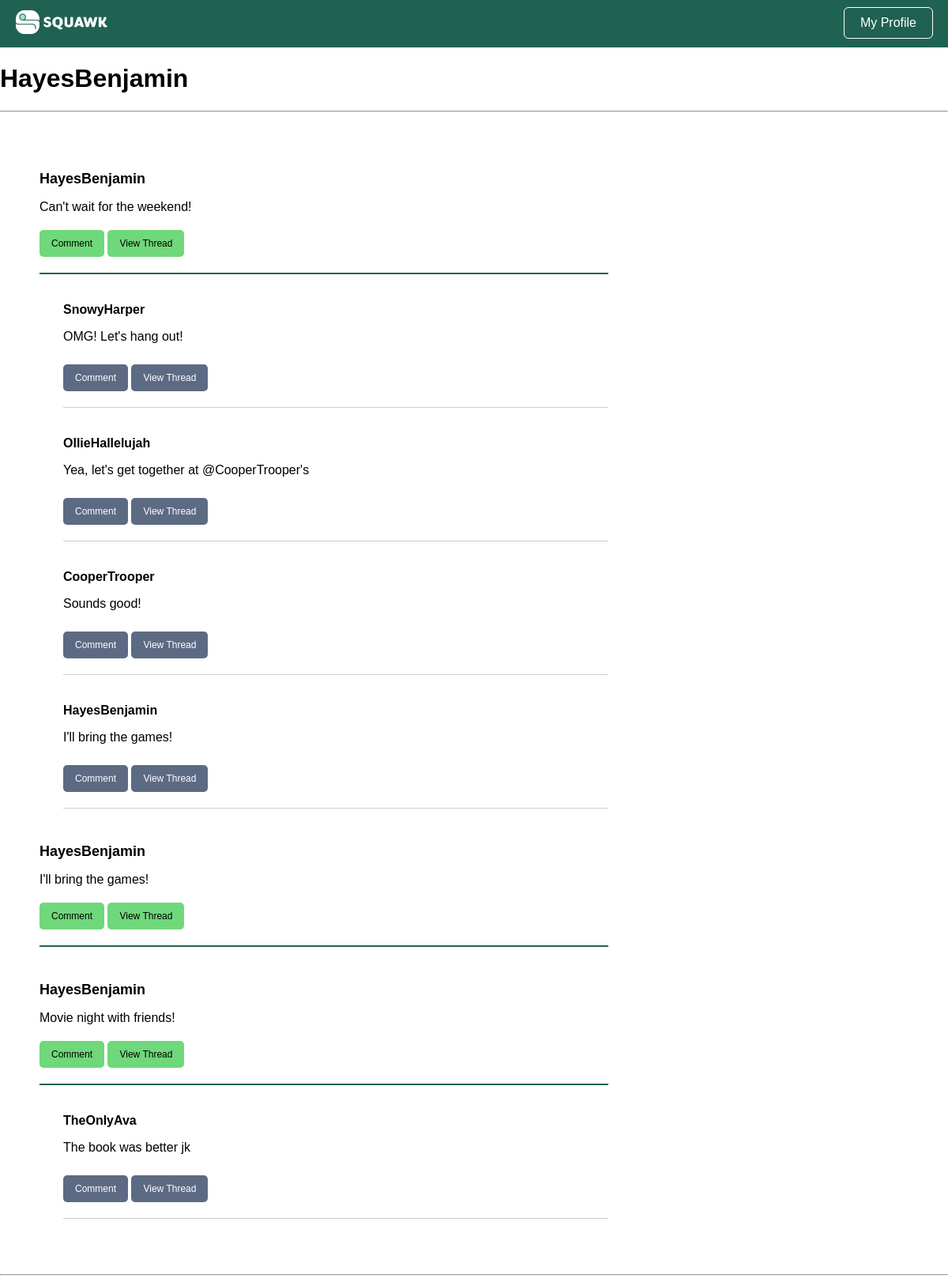
/user/261 (signed in), run on the app's committed database.
### tables this page shows
CREATE TABLE users (
  user_id INTEGER PRIMARY KEY AUTOINCREMENT,
  username VARCHAR NOT NULL,
  password VARCHAR NOT NULL,
  is_admin BOOLEAN NOT NULL
);

CREATE TABLE squawks (
  squawk_id INTEGER PRIMARY KEY AUTOINCREMENT,
  content VARCHAR NOT NULL,
  is_reply_to INT,
  user_id INT,
  created TIMESTAMP NOT NULL DEFAULT CURRENT_TIMESTAMP
);

### user_controller.py (the view)
def user(user_id):
  current_user = session['user_id']
  squawks = []
  username = us.get_user(user_id).username
  last10 = ss.get_last(10,user_id)
  for i in last10:
    thread = ts.get_thread(i.squawk_id)
    thread_users = [us.get_user(squawk.user_id).username for squawk in thread]
    thread_info = list(zip(thread, thread_users))
    user = us.get_user(i.user_id).username
    squawks.append((i, user, thread_info))
  return render_template('user.html', username=username, squawks=squawks, user_id=current_user)

### bl/squawk_service.py (called while the page is built)
  def get_last(self, total, user_id):
    if user_id != -1:
      squawks = self.squawkDAO.getall_from(user_id)
    else:
      squawks = self.squawkDAO.getall_super()
    return squawks[:total]

### bl/thread_service.py (called while the page is built)
  def get_thread(self, squawk_id):
    squawk = self.squawkDAO.get(squawk_id)
    if not squawk:
      return []
    thread = self._get_replies(squawk_id)
    return thread

  def _get_replies(self, squawk_id):
    replies = []
    squawks = self.squawkDAO.getall()
    for x in squawks:
      if x.is_reply_to == squawk_id:
        replies.append(x)
    return replies

### bl/user_service.py (called while the page is built)
  def get_user(self, user_id):
    user = self.userDAO.get(user_id)
    return user

### dl/squawk_dao.py (called while the page is built)
  def get(self, squawkID):
    query = "SELECT * FROM squawks WHERE squawk_id = ?"
    result = self.DB.run_query(query, (squawkID, ))
    try:
      data = result.fetchone()
      squawk = Squawk(data)
      return squawk
    except:
      return None

  def getall(self):
    query = "SELECT * FROM squawks ORDER BY created DESC"
    result = self.DB.run_query(query)
    try:
      data_list = result.fetchall()
      squawks = []
      for data in data_list:
        squawk = Squawk(data)#['squawk_id'], data['content'], data['is_reply_to'], data['user_id'], data['created'])
        squawks.append(squawk)
      return squawks
    except:
      return None

  def getall_from(self, user_id):
    query = "SELECT * FROM squawks WHERE user_id = ? ORDER BY created DESC"
    result = self.DB.run_query(query, (user_id, ))
    try:
      data_list = result.fetchall()
      squawks = []
      for data in data_list:
        squawk = Squawk(data)#['squawk_id'], data['content'], data['is_reply_to'], data['user_id'], data['created'])
        squawks.append(squawk)
      return squawks
    except:
      return None

### dl/user_dao.py (called while the page is built)
  def get(self, userID):
    query = "SELECT * FROM users WHERE user_id = ?"
    result = self.DB.run_query(query, (userID, ))
    try:
      data = result.fetchone()
      user = User(data)
      return user
    except:
      return None

### utils/database.py (called while the page is built)
  def run_query(self, query, parameters=None):
    try:
      cursor = self.connection.cursor()
      if parameters:
        cursor.execute(query, parameters)
      else:
        cursor.execute(query)
      self.connection.commit()
      return cursor
    except Exception as e:
      print(f"Error running query: {e}")
      return None

### templates/user.html (shortened to what this page needs)
<!DOCTYPE html>
<html>
  <head>
    <link rel="stylesheet" href="{{ url_for('static', filename='squawk_basic.css') }}" />
    <link rel="stylesheet" href="{{ url_for('static', filename='squawk_render.css') }}" />
  </head>
  <body>
    <div class="navbar">
      <a href="{{url_for('home')}}"><img src="{{ url_for('static', filename='img/squawk_long.png') }}" alt="Squawk Logo" class="logo"></a>
      <a href="{{ url_for('user', user_id=user_id) }}"><button class="login-button">My Profile</button></a>
    </div>
    <h1 class="user-header">{{username}}</h1>
    <hr>
    <div class="board">
      {% for squawk, user, thread_info in squawks %}
      <div class="squawk">
        <h4>
          <a href="{{url_for('user', user_id=squawk.user_id)}}"> {{user}} </a>
        </h4>
        <p> {{squawk.content}} </p>
        <a href="{{ url_for('comment', is_reply_to=squawk.squawk_id) }}"><button id="{{squawk.squawk_id}}">Comment</button></a>
        <a href="{{ url_for('thread', squawk_id=squawk.squawk_id) }}"><button id="{{squawk.squawk_id}}">View Thread</button></a>
      </div>
      {% for thread, t_user in thread_info %}
      <div class="thread">
        <div class="comment">
          <p class="username">
            <a href="{{url_for('user', user_id=thread.user_id)}}"> {{t_user}} </a>
          </p>
          <p> {{thread.content}} </p>
          <a href="{{ url_for('comment', is_reply_to=thread.squawk_id) }}"><button id="{{thread.squawk_id}}">Comment</button></a>
          <a href="{{ url_for('thread', squawk_id=thread.squawk_id) }}"><button id="{{thread.squawk_id}}">View Thread</button></a>
        </div>
      </div>
      {% endfor %}
      {% endfor %}
    </div>
    <hr>
  </body>
</html>

### static/squawk_basic.css (style rules this page uses)
body { font-family: Arial, sans-serif; margin: 0; padding: 0; }
a { color: #2660A4 }
.login-button { background-color: transparent; border-radius: 5px; color: white; cursor: pointer; font-size: 16px; margin-right: 10px; outline: 1px solid white; padding: 10px 20px; }
.navbar { background-color: #206252; padding: 10px; display: flex; justify-content: space-between; }
.navbar button { background-color: transparent; border: none; color: white; cursor: pointer; font-size: 16px; margin-bottom: 2px; margin-right: 10px; }
.navbar .logo { height: 30px; margin-left: 10px; margin-top: 3px; }

### static/squawk_render.css (style rules this page uses)
.board { display: flex; flex-direction: column; justify-content: center; margin: 50px; width: 60vw; }
.board a { color: inherit; text-decoration: none; }
.squawk { border-bottom: 2px solid #206252; margin-bottom: 20px; }
.squawk h4 { font-size: 18px; margin-bottom: 10px; }
.squawk p { font-size: 16px; margin-bottom: 10px; }
.squawk button { background-color: #6FD87B; border: none; border-radius: 5px; color: black; cursor: pointer; font-size: 12px; margin-bottom: 20px; margin-top: 10px; padding: 10px 15px; }
.thread { margin-bottom: 10px; margin-left: 30px; }
.thread button { background-color: #5D6A83; border: none; border-radius: 5px; color: white; cursor: pointer; font-size: 12px; margin-bottom: 20px; margin-top: 10px; padding: 10px 15px; }
.thread .comment { border-bottom: 1px solid #CCC; font-size: 16px; margin-bottom: 10px; }
.thread .comment .username { font-weight: bold; }

### data on the page
users: username "HayesBenjamin", content "Can't wait for the weekend!", content "I'll bring the games!", content "Movie night with friends!"
users: username "SnowyHarper", content "OMG! Let's hang out!"
users: username "OllieHallelujah", content "Yea, let's get together at @CooperTrooper's"
users: username "CooperTrooper", content "Sounds good!"
users: username "TheOnlyAva", content "The book was better jk"
